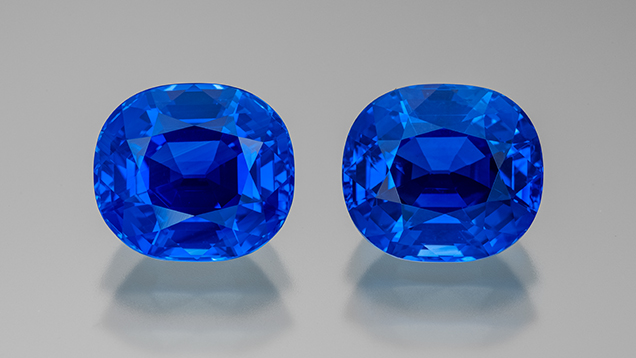
#> input picture q10/sapphire.jpg, 636 x 358 px
$ python q10a.py
#> lines starting #> are read from the running program, lines starting #| are printed output that depends on the picture; after the words box and inside, x2 and y2 are one past the last pixel; in counts of white or black regions, pixels touching at a corner belong together
import cv2, numpy as np, matplotlib.pyplot as plt

IMG = "sapphire.jpg"

bgr = cv2.imread(IMG)
#> bgr is the input picture: shape (358, 636, 3); mean B, G, R 169, 137.3, 123.1
if bgr is None: raise FileNotFoundError(IMG)
rgb = cv2.cvtColor(bgr, cv2.COLOR_BGR2RGB)

bgr_blur = cv2.GaussianBlur(bgr, (5,5), 0)
hsv = cv2.cvtColor(bgr_blur, cv2.COLOR_BGR2HSV)
#> hsv: shape (358, 636, 3); mean H, S, V 46.6, 70.7, 169

lower = np.array([90, 40, 30], dtype=np.uint8)
upper = np.array([140,255,255], dtype=np.uint8)
mask = cv2.inRange(hsv, lower, upper)
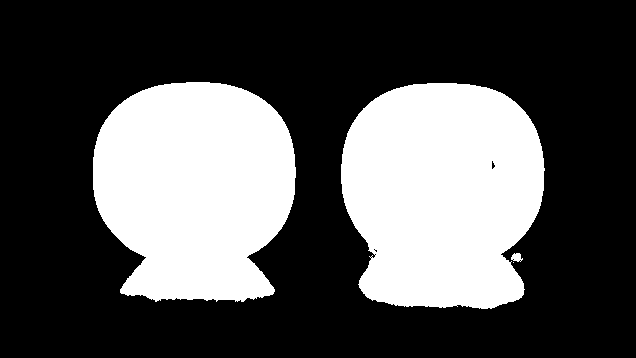
#> mask: shape (358, 636); 32.4% white; 4 white regions (1 under 20 px), largest, box (x1, y1, x2, y2) and area: (341, 83, 545, 309) 37795, (93, 82, 296, 302) 35868, (511, 253, 523, 262) 74

kernel = cv2.getStructuringElement(cv2.MORPH_ELLIPSE, (3,3))
mask = cv2.morphologyEx(mask, cv2.MORPH_OPEN, kernel, iterations=1)
#> mask: shape (358, 636); 32.4% white; 3 white regions, box (x1, y1, x2, y2) and area: (341, 83, 545, 309) 37782, (93, 82, 296, 302) 35859, (511, 253, 521, 262) 66

overlay = rgb.copy()
overlay[mask==0] = (overlay[mask==0]*0.35).astype(np.uint8)
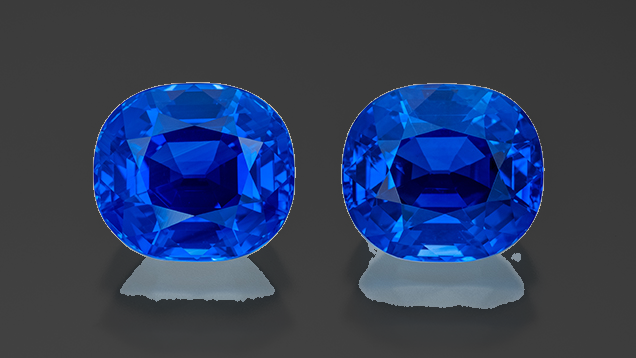
#> overlay: shape (358, 636, 3); mean R, G, B 47.8, 61.7, 93.1

plt.figure(figsize=(10,5))
plt.subplot(1,2,1); plt.title("Original"); plt.axis("off"); plt.imshow(rgb)
plt.subplot(1,2,2); plt.title("Binary Mask"); plt.axis("off"); plt.imshow(mask, cmap="gray")
plt.tight_layout(); plt.show()
#> after `plt.tight_layout()`:
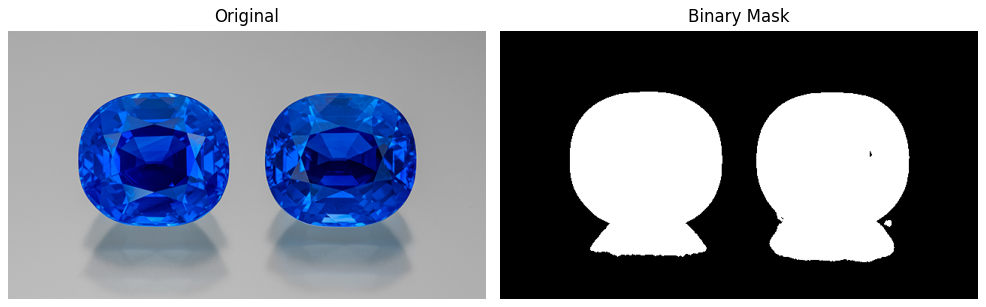
#> figure drawn by matplotlib, 2 panels

cv2.imwrite("q10a_mask.png", mask)
cv2.imwrite("q10a_overlay.png", cv2.cvtColor(overlay, cv2.COLOR_RGB2BGR))
